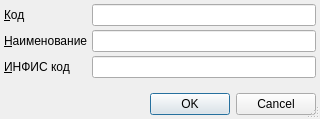
<?xml version="1.0" encoding="UTF-8"?>
<ui version="4.0">
 <class>ItemEditorDialog</class>
 <widget class="QDialog" name="ItemEditorDialog">
  <property name="geometry">
   <rect>
    <x>0</x>
    <y>0</y>
    <width>320</width>
    <height>119</height>
   </rect>
  </property>
  <property name="windowTitle">
   <string>Dialog</string>
  </property>
  <property name="sizeGripEnabled">
   <bool>true</bool>
  </property>
  <layout class="QGridLayout" name="gridLayout">
   <property name="margin">
    <number>4</number>
   </property>
   <property name="spacing">
    <number>4</number>
   </property>
   <item row="2" column="1">
    <widget class="QLineEdit" name="edtInfis"/>
   </item>
   <item row="5" column="0" colspan="2">
    <widget class="QDialogButtonBox" name="buttonBox">
     <property name="orientation">
      <enum>Qt::Horizontal</enum>
     </property>
     <property name="standardButtons">
      <set>QDialogButtonBox::Cancel|QDialogButtonBox::Ok</set>
     </property>
    </widget>
   </item>
   <item row="4" column="0">
    <spacer name="verticalSpacer">
     <property name="orientation">
      <enum>Qt::Vertical</enum>
     </property>
     <property name="sizeHint" stdset="0">
      <size>
       <width>20</width>
       <height>40</height>
      </size>
     </property>
    </spacer>
   </item>
   <item row="1" column="1">
    <widget class="QLineEdit" name="edtName"/>
   </item>
   <item row="2" column="0">
    <widget class="QLabel" name="lblInfis">
     <property name="text">
      <string>&amp;ИНФИС код</string>
     </property>
     <property name="buddy">
      <cstring>edtInfis</cstring>
     </property>
    </widget>
   </item>
   <item row="1" column="0">
    <widget class="QLabel" name="lblName">
     <property name="text">
      <string>&amp;Наименование</string>
     </property>
     <property name="buddy">
      <cstring>edtName</cstring>
     </property>
    </widget>
   </item>
   <item row="0" column="1">
    <widget class="QLineEdit" name="edtCode"/>
   </item>
   <item row="0" column="0">
    <widget class="QLabel" name="lblCode">
     <property name="text">
      <string>&amp;Код</string>
     </property>
     <property name="buddy">
      <cstring>edtCode</cstring>
     </property>
    </widget>
   </item>
  </layout>
 </widget>
 <tabstops>
  <tabstop>edtCode</tabstop>
  <tabstop>edtName</tabstop>
  <tabstop>edtInfis</tabstop>
  <tabstop>buttonBox</tabstop>
 </tabstops>
 <resources/>
 <connections>
  <connection>
   <sender>buttonBox</sender>
   <signal>accepted()</signal>
   <receiver>ItemEditorDialog</receiver>
   <slot>accept()</slot>
   <hints>
    <hint type="sourcelabel">
     <x>252</x>
     <y>109</y>
    </hint>
    <hint type="destinationlabel">
     <x>157</x>
     <y>113</y>
    </hint>
   </hints>
  </connection>
  <connection>
   <sender>buttonBox</sender>
   <signal>rejected()</signal>
   <receiver>ItemEditorDialog</receiver>
   <slot>reject()</slot>
   <hints>
    <hint type="sourcelabel">
     <x>320</x>
     <y>109</y>
    </hint>
    <hint type="destinationlabel">
     <x>286</x>
     <y>113</y>
    </hint>
   </hints>
  </connection>
 </connections>
</ui>
